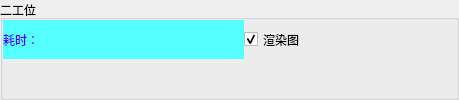
    <widget class="QGroupBox" name="groupBox_6">
     <property name="title">
      <string>二工位</string>
     </property>
     <layout class="QGridLayout" name="gridLayout_6">
      <property name="leftMargin">
       <number>0</number>
      </property>
      <property name="topMargin">
       <number>0</number>
      </property>
      <property name="rightMargin">
       <number>0</number>
      </property>
      <property name="bottomMargin">
       <number>0</number>
      </property>
      <property name="spacing">
       <number>0</number>
      </property>
      <item row="0" column="2">
       <widget class="QLabel" name="label_SecondResult">
        <property name="minimumSize">
         <size>
          <width>151</width>
          <height>0</height>
         </size>
        </property>
        <property name="maximumSize">
         <size>
          <width>151</width>
          <height>51</height>
         </size>
        </property>
        <property name="styleSheet">
         <string notr="true">image: url(:/CMainWindow/Resources/OK.svg);</string>
        </property>
        <property name="text">
         <string/>
        </property>
       </widget>
      </item>
      <item row="1" column="0" colspan="3">
       <widget class="MyLabel" name="label_SecondImage">
        <property name="styleSheet">
         <string notr="true">background-image: url(:/CMainWindow/Resources/background.png);</string>
        </property>
        <property name="text">
         <string/>
        </property>
       </widget>
      </item>
      <item row="0" column="0">
       <widget class="QLabel" name="label_SecondTime">
        <property name="minimumSize">
         <size>
          <width>241</width>
          <height>0</height>
         </size>
        </property>
        <property name="maximumSize">
         <size>
          <width>241</width>
          <height>51</height>
         </size>
        </property>
        <property name="styleSheet">
         <string notr="true">background-color: rgb(85, 255, 255);
color: rgb(85, 0, 255);</string>
        </property>
        <property name="text">
         <string>耗时：</string>
        </property>
       </widget>
      </item>
      <item row="0" column="1">
       <widget class="QCheckBox" name="checkBox_RenderSecond">
        <property name="maximumSize">
         <size>
          <width>16777215</width>
          <height>51</height>
         </size>
        </property>
        <property name="text">
         <string>渲染图</string>
        </property>
        <property name="checked">
         <bool>true</bool>
        </property>
       </widget>
      </item>
     </layout>
    </widget>
